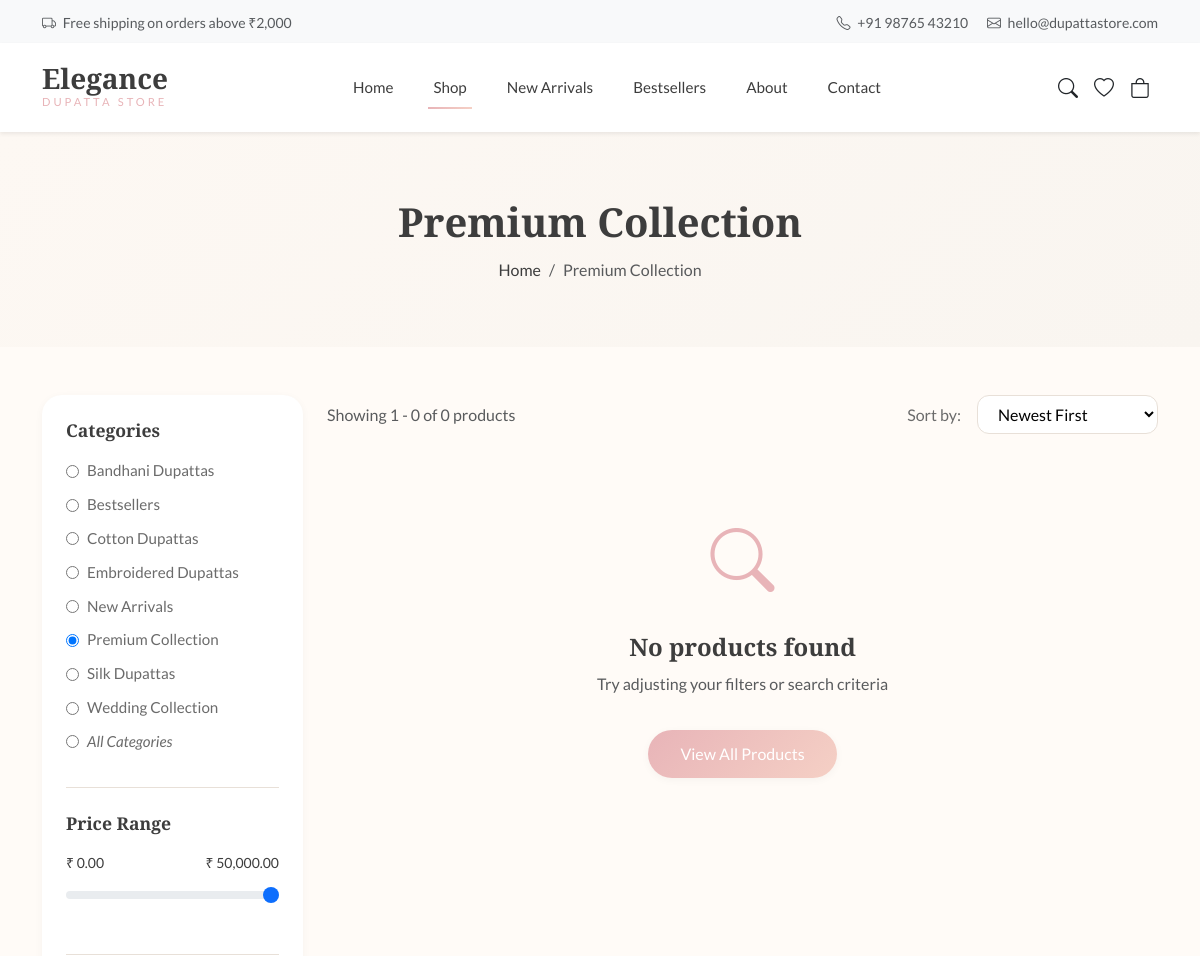
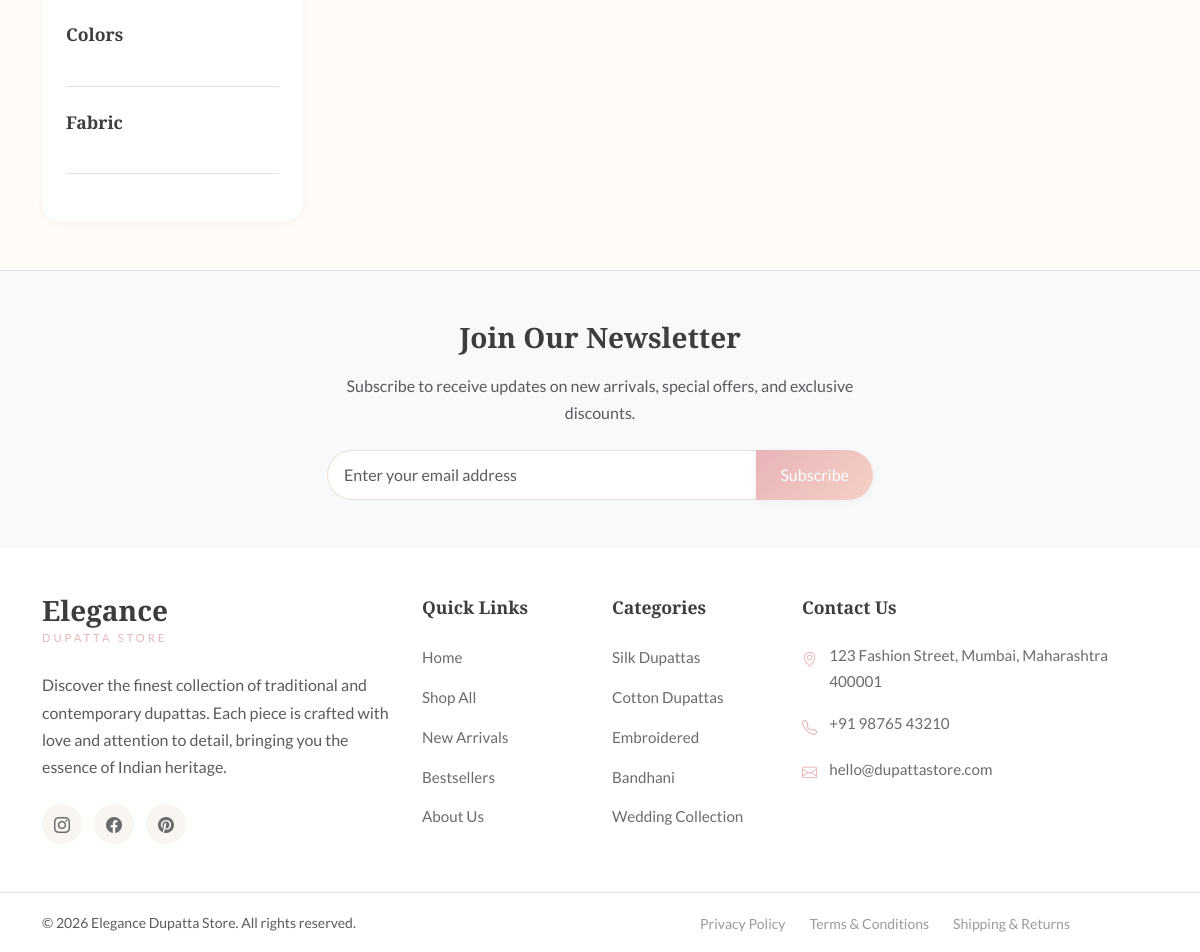
The app's page /shop.php?category=premium-collection with its own data (2 pictures, top to bottom).
### tables this page shows
CREATE TABLE site_settings (
    id INT AUTO_INCREMENT PRIMARY KEY,
    setting_key VARCHAR(100) UNIQUE NOT NULL,
    setting_value TEXT,
    created_at TIMESTAMP DEFAULT CURRENT_TIMESTAMP,
    updated_at TIMESTAMP DEFAULT CURRENT_TIMESTAMP ON UPDATE CURRENT_TIMESTAMP
);

CREATE TABLE categories (
    id INT AUTO_INCREMENT PRIMARY KEY,
    name VARCHAR(100) NOT NULL,
    slug VARCHAR(100) UNIQUE NOT NULL,
    description TEXT,
    image VARCHAR(255),
    parent_id INT DEFAULT NULL,
    sort_order INT DEFAULT 0,
    is_active BOOLEAN DEFAULT TRUE,
    created_at TIMESTAMP DEFAULT CURRENT_TIMESTAMP,
    updated_at TIMESTAMP DEFAULT CURRENT_TIMESTAMP ON UPDATE CURRENT_TIMESTAMP,
    FOREIGN KEY (parent_id) REFERENCES categories(id) ON DELETE SET NULL
);

### shop.php (the view, shortened to what the rows shown need)
<?php
require_once 'includes/header.php';
$conn = getDBConnection();
$categorySlug = isset($_GET['category']) ? sanitize($_GET['category']) : '';
$search = isset($_GET['search']) ? sanitize($_GET['search']) : '';
$categoriesQuery = "SELECT * FROM categories WHERE is_active = 1 ORDER BY name";
$categoriesResult = $conn->query($categoriesQuery);
$pageTitle = $categorySlug ? ucwords(str_replace('-', ' ', $categorySlug)) : ($search ? "Search: $search" : 'Shop All');
?>
<section class="shop-header">
    <div class="container">
        <h1 class="shop-title"><?php echo $pageTitle; ?></h1>
    </div>
</section>
<section class="py-5">
    <div class="container">
        <div class="row">
            <div class="col-lg-3 mb-4 mb-lg-0">
                <div class="filter-sidebar">
                    <form id="filter-form" method="GET" action="shop.php">
                        <div class="filter-section">
                            <ul class="filter-options">
                                <?php while ($cat = $categoriesResult->fetch_assoc()): ?>
                                <li>
                                    <label>
                                        <input type="radio" name="category" value="<?php echo $cat['slug']; ?>"
                                            <?php echo $categorySlug == $cat['slug'] ? 'checked' : ''; ?>
                                            onchange="this.form.submit()">
                                        <?php echo htmlspecialchars($cat['name']); ?>
                                    </label>
                                </li>
                                <?php endwhile; ?>
                            </ul>
                        </div>
                    </form>
                </div>
            </div>
        </div>
    </div>
</section>
<?php require_once 'includes/footer.php'; ?>

### includes/header.php (shortened to what the rows shown need)
<?php
require_once __DIR__ . '/config.php';
?>
<!DOCTYPE html>
<html lang="en">
<head>
    <link href="https://cdn.jsdelivr.net/npm/bootstrap@5.3.2/dist/css/bootstrap.min.css" rel="stylesheet">
    <link rel="stylesheet" href="https://cdn.jsdelivr.net/npm/bootstrap-icons@1.11.1/font/bootstrap-icons.css">
    <link rel="stylesheet" href="<?php echo ASSETS_URL; ?>/css/style.css">
</head>
<body>
    <div class="top-bar bg-light py-2">
        <div class="container">
            <div class="row align-items-center">
                <div class="col-md-6 text-center text-md-end">
                    <small class="text-muted">
                        <a href="tel:<?php echo str_replace(' ', '', getSiteSetting('contact_phone')); ?>" class="text-muted text-decoration-none me-3">
                            <i class="bi bi-telephone me-1"></i> <?php echo getSiteSetting('contact_phone'); ?>
                        </a>
                        <a href="mailto:<?php echo getSiteSetting('contact_email'); ?>" class="text-muted text-decoration-none">
                            <i class="bi bi-envelope me-1"></i> <?php echo getSiteSetting('contact_email'); ?>
                        </a>
                    </small>
                </div>
            </div>
        </div>
    </div>

### includes/footer.php (shortened to what the rows shown need)
<?php
$contactPhone = getSiteSetting('contact_phone');
$contactEmail = getSiteSetting('contact_email');
$contactAddress = getSiteSetting('contact_address');
?>
    <footer class="footer bg-white border-top">
        <div class="footer-main py-5">
            <div class="container">
                <div class="row g-4">
                    <div class="col-lg-4 col-md-6">
                        <ul class="footer-contact">
                            <li>
                                <i class="bi bi-geo-alt"></i>
                                <span><?php echo nl2br($contactAddress); ?></span>
                            </li>
                            <li>
                                <i class="bi bi-telephone"></i>
                                <a href="tel:<?php echo str_replace(' ', '', $contactPhone); ?>"><?php echo $contactPhone; ?></a>
                            </li>
                            <li>
                                <i class="bi bi-envelope"></i>
                                <a href="mailto:<?php echo $contactEmail; ?>"><?php echo $contactEmail; ?></a>
                            </li>
                        </ul>
                    </div>
                </div>
            </div>
        </div>
    </footer>
</body>
</html>

### records on screen
site_settings: setting_value "+91 98765 43210"
site_settings: setting_value "hello@dupattastore.com"
categories: slug "☐ Bandhani Dupattas", name "Bandhani Dupattas"
categories: slug "☐ Bestsellers", name "Bestsellers"
categories: slug "☐ Cotton Dupattas", name "Cotton Dupattas"
categories: slug "☐ Embroidered Dupattas", name "Embroidered Dupattas"
categories: slug "☐ New Arrivals", name "New Arrivals"
categories: slug "☑ Premium Collection", name "Premium Collection"
categories: slug "☐ Silk Dupattas", name "Silk Dupattas"
categories: slug "☐ Wedding Collection", name "Wedding Collection"
site_settings: setting_value "123 Fashion Street, Mumbai, Maharashtra 400001"

### other values on screen
CURRENCY "₹"
$pageTitle "Premium Collection"
formatPrice($priceMin) "₹ 0.00"
formatPrice($priceMax) "₹ 50,000.00"
$offset + 1 "1"
min($offset + $perPage, $totalProducts) "0"
$totalProducts "0"
SITE_NAME "Elegance Dupatta Store"
